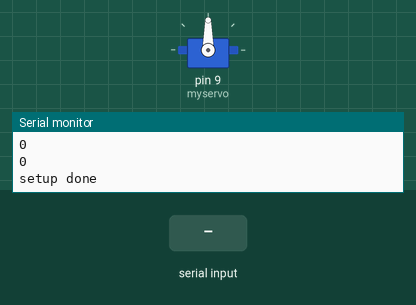
Recording of a sketch running on a simulated Arduino Uno, built with avr-gcc and run on an emulated ATmega328P. On the bench: servo, the last lines printed to the serial monitor. The test bench sets the inputs (shaded band).

Above: at 1.2 s.
1.3 s: "left" received over Serial
At 2.3 s:
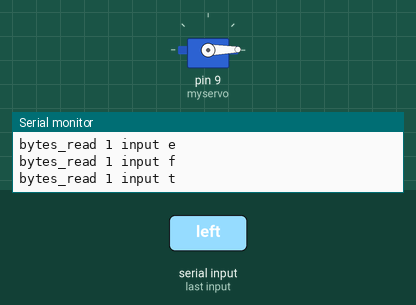
3.1 s: "right" received over Serial
At 4.2 s:
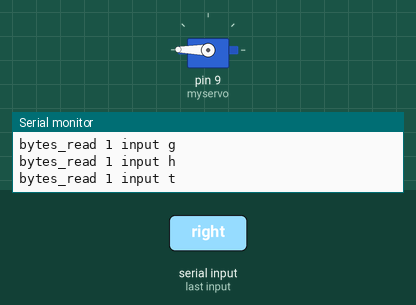
5.1 s: "center" received over Serial
6.8 s: "c" received over Serial
At 7.6 s:
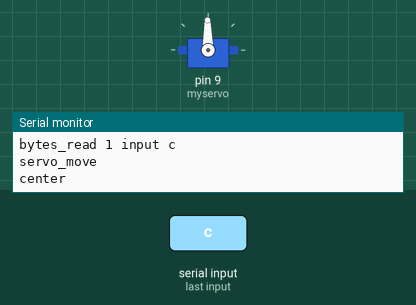
8.5 s: "l" received over Serial
At 9.2 s:
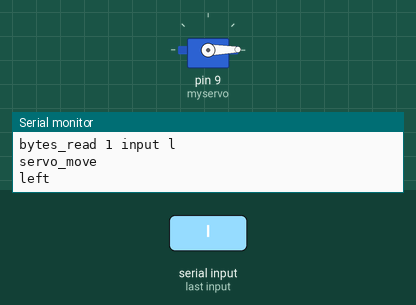
Timing chart, 0 to 11.2 s (numbered marks = the images above; inputs shaded):
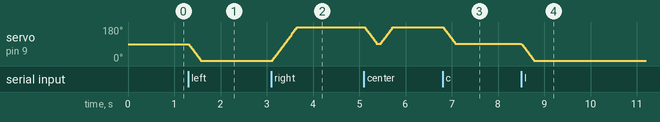

The sketch:

demo_servo.ino
```cpp
// Move the servo in a set pattern, then await commands on the serial port to move the sero

#include <Servo.h>

Servo myservo;              // create servo object to control a servo
                            // a maximum of eight servo objects can be created
int pos = 0;                // variable to store the servo position
unsigned long emillis = 1;  // don't assign this -1 or millis() - 1 since millis() might be zero resulting in underflow?
int phase = 4; // skip the initial stuff, now that we know it works.
char pbuff[255];
unsigned long curr_millis = millis();

void my_delay(unsigned long msec) {
  unsigned long milli_x = millis() + msec;
  char pbuff[255];
  while (milli_x > millis) {
    if ((millis() % 1000) == 0) {
      sprintf(pbuff, "%d %d", milli_x, millis());
      Serial.println(pbuff);
    }
  }
}

void setup()
{
  Serial.begin(9600);
  myservo.attach(9, 1000, 2000);  // attaches the servo on pin 9 to the servo object
  // make sure there's a difference between millis() when we init above, and millis() when called below in
  // loop()
  delay(10);

  // A valiant but less than successful attempt to prevent servo bounce and position settling.
  long int scaling_factor = 65536;
  long int decay_factor = scaling_factor >> 1; // divide by 2
  long int sval = 180;
  for(int xx=0; xx<10; xx++) {
    // sval = ((sval * decay_factor ) >> 1);
    sval = sval >> 1;
    Serial.println(sval);
  }
  Serial.println("setup done");
}

void servo_move(char *sdir)
{
  Serial.println("servo_move");
  Serial.println(sdir);
  if (sdir == "left") {
    // servo.read() returns degrees, not microseconds
    for(int xx = myservo.read(); xx>0; xx--)
      {
        myservo.write(xx);
        delay(3);
      }
  } else if (sdir == "right") {
    // servo.read() returns degrees, not microseconds
    for(int xx = myservo.read(); xx<180; xx++)
      {
        myservo.write(xx);
        delay(3);
      }
  } else if (sdir == "center") {
    int servo_start = myservo.read(); // could be any value between 0 and 180
    for(int xx = servo_start; xx != 90; xx -= (xx > 90) - (xx < 90) )
      {
        myservo.write(xx);
        delay(3);
      }
  }
  // else what? wiggle?
}

size_t avail_chars = 0;
size_t bytes_read = 0;
char inbuff[255] = "";
int phase_pause = 1000;

void loop()
{
  if (phase == 4)
    {
      //
      // Must have the monitor in --raw to read without buffering until cr/lf.
      // arduino-cli monitor --raw -p /dev/cu.usbmodem2101 -b arduino:avr:uno
      //
      avail_chars = Serial.available();
      if (avail_chars > 0) {                // check for incoming serial data
        // bytes_read = Serial.readBytes(inbuff, avail_chars);  // read all bytes
        // Serial.readBytes(inbuff, 1);  // read 1 bytes

        inbuff[0] = Serial.read();
        bytes_read = 1; // well, it is true.
        inbuff[1] = 0; // null terminate at [1], trim to length 1.

        sprintf(pbuff, "bytes_read %d input %s\n",bytes_read, inbuff);
        Serial.println(pbuff);

        if (inbuff[0] == 'l')
          {
            servo_move("left");
          }
        else if (inbuff[0] == 'r')
          {
            servo_move("right");
          }
        else if (inbuff[0] == 'c')
          {
            servo_move("center");
          }
      }
    }
  curr_millis = millis();
  if (((emillis) < curr_millis) && phase == 1)
    {
      Serial.println("Starting. l for left, r for right, empty for center");
      myservo.writeMicroseconds(1000);
      // myservo.write(0);
      sprintf(pbuff, "full ccw phase: %d curr_millis: %lu", phase, curr_millis);
      Serial.println(pbuff);
      phase++;
      emillis += phase_pause;
    }
  if ((emillis < curr_millis) && phase == 2)
    {
      myservo.writeMicroseconds(1500);
      //myservo.write(90);
      sprintf(pbuff, "center, phase: %d curr_millis: %lu", phase, curr_millis);
      Serial.println(pbuff);
      phase++;
      emillis += phase_pause;
    }
  if (emillis < curr_millis && phase == 3)
    {
      myservo.writeMicroseconds(2000);
      // myservo.write(180);
      sprintf(pbuff, "full cw, phase: %d currmillis: %lu\n\rdone.", phase, curr_millis);
      Serial.println(pbuff);
      phase++;
    }
}
```

Measured:
- after the input at 1.3 s, servo on pin 9 (myservo): moves from 90° to 1° over 0.27 s, starting at once
- after the input at 3.1 s, servo on pin 9 (myservo): moves from 1° to 179° over 0.54 s, starting at once
- after the input at 6.8 s, servo on pin 9 (myservo): moves from 179° to 91° over 0.27 s, starting at once
- after the input at 8.5 s, servo on pin 9 (myservo): moves from 91° to 1° over 0.27 s, starting at once
